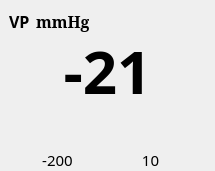
<?xml version="1.0" encoding="UTF-8"?>
<ui version="4.0">
 <class>PressureMonitor</class>
 <widget class="QWidget" name="PressureMonitor">
  <property name="geometry">
   <rect>
    <x>0</x>
    <y>0</y>
    <width>215</width>
    <height>171</height>
   </rect>
  </property>
  <property name="windowTitle">
   <string>Form</string>
  </property>
  <property name="autoFillBackground">
   <bool>true</bool>
  </property>
  <property name="styleSheet">
   <string notr="true"/>
  </property>
  <widget class="QLabel" name="progressValue">
   <property name="geometry">
    <rect>
     <x>0</x>
     <y>30</y>
     <width>215</width>
     <height>80</height>
    </rect>
   </property>
   <property name="font">
    <font>
     <family>微软雅黑</family>
     <pointsize>45</pointsize>
     <weight>75</weight>
     <bold>true</bold>
    </font>
   </property>
   <property name="styleSheet">
    <string notr="true">color:&quot;#2D4159&quot;</string>
   </property>
   <property name="text">
    <string>-21</string>
   </property>
   <property name="alignment">
    <set>Qt::AlignCenter</set>
   </property>
  </widget>
  <widget class="QLabel" name="dsprogressLow">
   <property name="geometry">
    <rect>
     <x>22</x>
     <y>150</y>
     <width>71</width>
     <height>20</height>
    </rect>
   </property>
   <property name="font">
    <font>
     <family>微软雅黑</family>
     <pointsize>11</pointsize>
    </font>
   </property>
   <property name="styleSheet">
    <string notr="true">color:&quot;#8D665C&quot;</string>
   </property>
   <property name="text">
    <string>-200</string>
   </property>
   <property name="alignment">
    <set>Qt::AlignCenter</set>
   </property>
  </widget>
  <widget class="QLabel" name="dsprogessUp">
   <property name="geometry">
    <rect>
     <x>115</x>
     <y>150</y>
     <width>71</width>
     <height>20</height>
    </rect>
   </property>
   <property name="font">
    <font>
     <family>微软雅黑</family>
     <pointsize>11</pointsize>
    </font>
   </property>
   <property name="styleSheet">
    <string notr="true">color:&quot;#8D665C&quot;</string>
   </property>
   <property name="text">
    <string>10</string>
   </property>
   <property name="alignment">
    <set>Qt::AlignCenter</set>
   </property>
  </widget>
  <widget class="QWidget" name="layoutWidget">
   <property name="geometry">
    <rect>
     <x>9</x>
     <y>9</y>
     <width>80</width>
     <height>24</height>
    </rect>
   </property>
   <layout class="QGridLayout" name="gridLayout">
    <item row="0" column="0">
     <widget class="QLabel" name="progressName">
      <property name="font">
       <font>
        <family>微软雅黑</family>
        <pointsize>12</pointsize>
        <weight>75</weight>
        <bold>true</bold>
       </font>
      </property>
      <property name="styleSheet">
       <string notr="true">color:&quot;#504C4C&quot;</string>
      </property>
      <property name="text">
       <string>VP</string>
      </property>
     </widget>
    </item>
    <item row="0" column="1">
     <widget class="QLabel" name="progressunit">
      <property name="minimumSize">
       <size>
        <width>50</width>
        <height>0</height>
       </size>
      </property>
      <property name="font">
       <font>
        <family>SimSun</family>
        <pointsize>12</pointsize>
        <weight>75</weight>
        <bold>true</bold>
        <kerning>true</kerning>
       </font>
      </property>
      <property name="styleSheet">
       <string notr="true">color:&quot;#8D8B8C&quot;</string>
      </property>
      <property name="text">
       <string>mmHg</string>
      </property>
     </widget>
    </item>
   </layout>
  </widget>
 </widget>
 <resources/>
 <connections/>
</ui>
